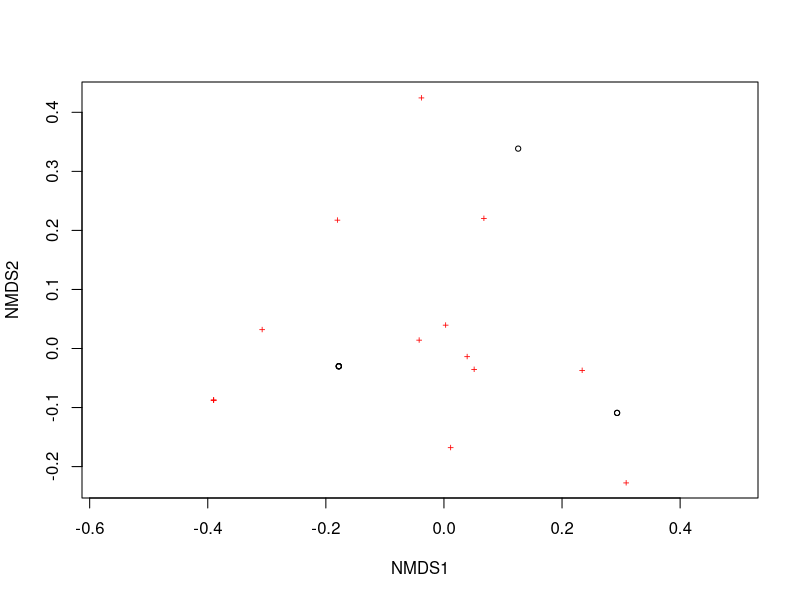
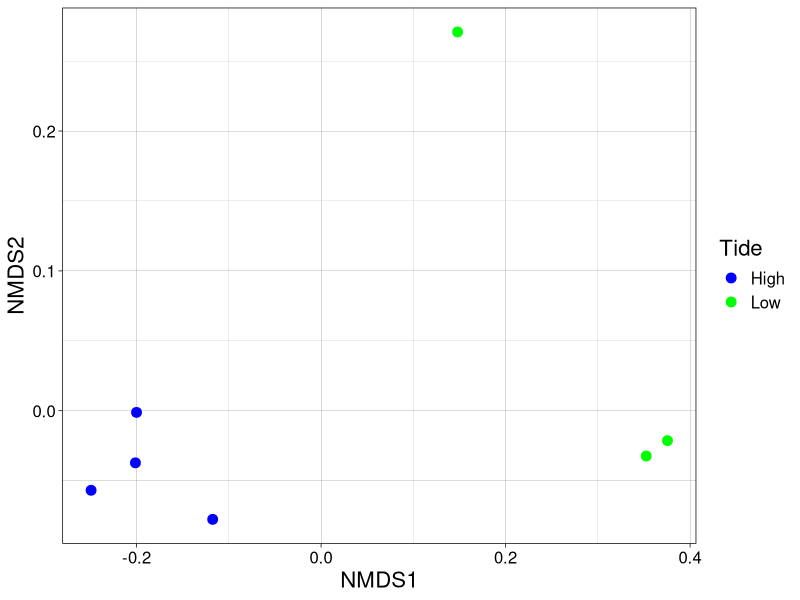
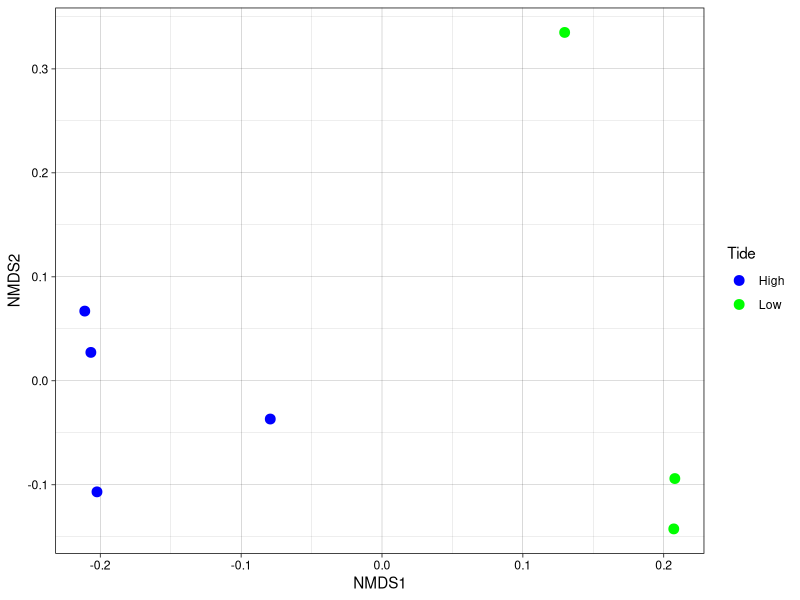

Source code (R) for these figures, in order:
### Install packages
install.packages("vegan")
install.packages("grid")

### Load packages
library(vegan)
library(ggplot2)
library(grid)
library(readxl)
library(tidyverse)

### Load and format data 
data <- read_excel("fish-data.xlsx")
df <- as.data.frame(data)
matrix <- data %>%
  tibble::column_to_rownames("Sample") # make sure row names are unique

### Transform the data 
sqrt_matrix <- sqrt(matrix)

### Running an NMDS
mds <- metaMDS(sqrt_matrix)
plot(mds) # simple plot

### Load your variables
fish <- read_excel("fish-variables.xlsx") # load your veg variable data
fish1 <- fish %>%
  tibble::column_to_rownames("Sample")
fish_df <- as.data.frame(fish1)

### Running adonis 
adon.results <- adonis2(sqrt_matrix ~ fish_df$Tide, method="bray", perm=999)
print(adon.results) # model results - tide looks significant 

### Make sure to test the dispersion of your model and data
dis <- vegdist(sqrt_matrix) # transformed matrix data 
test <- betadisper(dis, fish_df$Tide) # test for homogeneity of group dispersion 
anova(test) # not significant - which is good
permutest(test, permutations = 999, pairwise=TRUE)
TukeyHSD(test) # same test as above, just different output 

### Make a more advanced plot
nmds_coords <- as.data.frame(mds$points)
tide <- factor(c("High", "High", "Low", "High", "High", "Low", "Low")) # add tide data as a new column
nmds_coords$tide <- tide

NMDSplot <- ggplot(nmds_coords, aes(x = MDS1, y = MDS2, color = tide)) +
  geom_jitter(width = 0.1, height = 0.1, size=3) + # adjust size of points
  labs(x = "NMDS1", y = "NMDS2", color = "Tide") +
  scale_color_manual(values = c("High" = "blue", "Low" = "green")) + # choose the colors you want
  theme_linedraw() # choose your favorite theme

NMDSplot + 
  theme(axis.text = element_text(size = 12)) + # edit text size
  theme(axis.title = element_text(size = 16)) +
  theme(legend.text = element_text(size = 12)) +
  theme(legend.title = element_text(size = 16))

## Save this "prettier" plot for your report 
ggsave("fish-NMDS-example.png", plot = NMDSplot, width = 8, height = 6, dpi = 300) # adjust size & resolution
